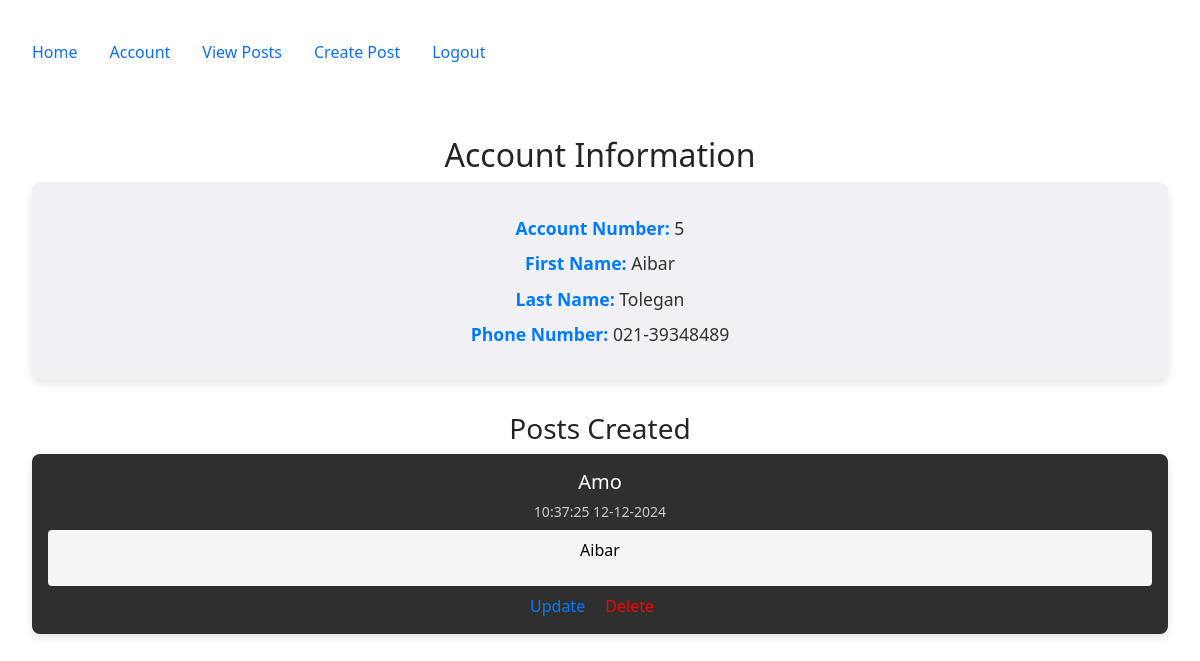
/account (signed in), run on the app's committed database.
### config.py (models this page shows, shortened)
class User(db.Model, UserMixin):
    __tablename__ = 'users'
    id = db.Column(db.Integer, primary_key=True)
    email = db.Column(db.String(100), nullable=False, unique=True)
    password = db.Column(db.String(128), nullable=False)
    firstname = db.Column(db.String(100), nullable=False)
    lastname = db.Column(db.String(100), nullable=False)
    phone = db.Column(db.String(100), nullable=False)
    mfa_key = db.Column(db.String(32), nullable=False, default='')
    salt = db.Column(db.String(44), nullable=False,default=lambda: base64.urlsafe_b64encode(os.urandom(32)).decode('utf-8'))
    mfa_enabled = db.Column(db.Boolean, nullable=False, default=False)
    role = db.Column(db.String(50), nullable=False, default='end_user')
    posts = db.relationship("Post", order_by=Post.id, back_populates="user")
    log = db.relationship("Log", uselist=False, back_populates="user", cascade="all, delete-orphan")

class Post(db.Model):
   __tablename__ = 'posts'
   id = db.Column(db.Integer, primary_key=True)
   userid = db.Column(db.Integer, db.ForeignKey('users.id', ondelete="CASCADE"), nullable=False)
   created = db.Column(db.DateTime, nullable=False, default=datetime.utcnow)
   title_encrypted = db.Column(db.LargeBinary, nullable=False)
   body_encrypted = db.Column(db.LargeBinary, nullable=False)
   user = db.relationship("User", back_populates="posts")
   @staticmethod
   def derive_key(salt):
       return base64.urlsafe_b64encode(salt.encode('utf-8').ljust(32)[:32])
   @staticmethod
   def decrypt(data, key):
       fernet = Fernet(key)
       return fernet.decrypt(data).decode('utf-8')

### accounts/views.py (the view)
@accounts_bp.route('/account')
@login_required
def account():
    user = current_user
    encryption_key = Post.derive_key(user.salt)
    user_posts = []
    posts_query = Post.query.filter_by(userid=user.id).all()
    for post in posts_query:
        try:
            decrypted_post = {
                "id": post.id,
                "title": Post.decrypt(post.title_encrypted, encryption_key),
                "body": Post.decrypt(post.body_encrypted, encryption_key),
                "created": post.created,
            }
            user_posts.append(decrypted_post)
        except Exception as e:
            print(f"Failed to decrypt post ID {post.id}: {e}")
    return render_template('accounts/account.html', user=user, posts=user_posts)

### app.py (called while the page is built, shortened)
@login_manager.user_loader
def load_user(user_id):
    return User.query.get(int(user_id))

@app.before_request
def restrict_access_and_waf_function_name():
    excluded_routes = ['firewall_error', 'static', 'accounts.mfa_setup']
    if request.endpoint in excluded_routes:
        return
    path = request.path
    query = request.query_string.decode("utf-8")
    combined_request_data = f"{path} {query}"
    print(f"Combined Request Data: {combined_request_data}")
    for attack_type, pattern in waf_rules.items():
        if pattern.search(combined_request_data):
            matched_data = pattern.findall(combined_request_data)
            print(f"Detected Attack Type: {attack_type} | Matched Data: {matched_data}")
            flash(f"Attack detected: {attack_type}", "danger")
            return redirect(url_for('firewall_error', attack_type=attack_type))

### templates/accounts/account.html (shortened to what this page needs)
{% extends "base.html" %}
{% block content %}
<h2>Account Information</h2>
{% if user.is_authenticated %}
    <div class="account-info">
        <p><strong>Account Number:</strong> {{ user.id }}</p>
        <p><strong>First Name:</strong> {{ user.firstname }}</p>
        <p><strong>Last Name:</strong> {{ user.lastname }}</p>
        <p><strong>Phone Number:</strong> {{ user.phone }}</p>
    </div>
    <h3>Posts Created</h3>
    <div class="post-container">
        {% if posts %}
            {% for post in posts %}
                <div class="post-card">
                    <h4>{{ post.title }}</h4>
                    <small>{{ post.created.strftime('%H:%M:%S %d-%m-%Y') }}</small>
                    <div class="post-body">
                        <p>{{ post.body }}</p>
                    </div>
                    <div class="post-actions">
                        <a href="{{ url_for('posts.update', id=post.id) }}">Update</a>
                        <a href="{{ url_for('posts.delete', id=post.id) }}" style="color: red;">Delete</a>
                    </div>
                </div>
            {% endfor %}
        {% else %}
            <p>No posts available.</p>
        {% endif %}
    </div>
{% else %}
    <p>You must be logged in to view account details.</p>
{% endif %}
{% endblock %}

### templates/accounts/account.html (style rules this page uses)
.account-info { background-color: #f0f0f5; color: #333; padding: 1.5em; border-radius: 10px; box-shadow: 0 4px 8px rgba(0, 0, 0, 0.1); margin-bottom: 2em; }
.account-info p { font-size: 1.1em; margin: 0.5em 0; }
.account-info strong { color: #007bff; }
.post-container { display: flex; flex-direction: column; gap: 1em; }
.post-card { background-color: #2f2f2f; color: white; padding: 1em; border-radius: 8px; box-shadow: 0 4px 8px rgba(0, 0, 0, 0.1); }
.post-card h4 { margin: 0; font-size: 1.25em; }
.post-card small { display: block; margin-top: 0.5em; color: #ccc; }
.post-body { background-color: #f5f5f5; color: black; padding: 0.5em; border-radius: 4px; margin-top: 0.5em; }
.post-actions { margin-top: 0.5em; }
.post-actions a { color: #007bff; text-decoration: none; margin-right: 1em; }

### data on the page
User: id "5", firstname "Aibar", lastname "Tolegan", phone "021-39348489", title "Amo", created "10:37:25 12-12-2024", body "Aibar"
